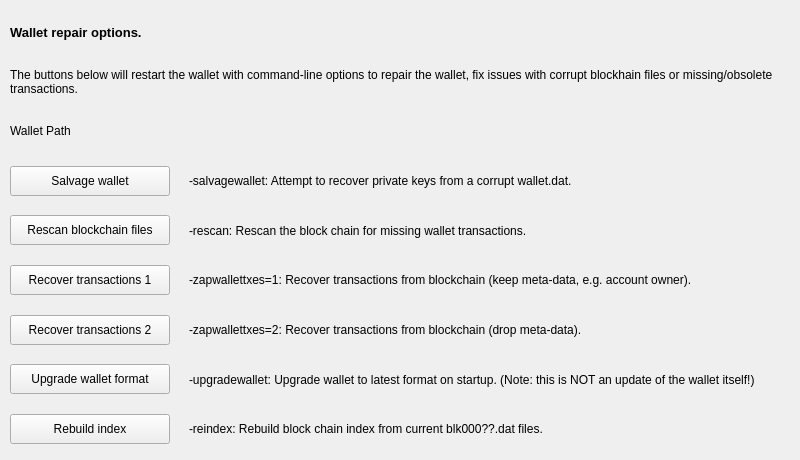
     <widget class="QWidget" name="tab_repair">
      <attribute name="title">
       <string>&amp;Wallet Repair</string>
      </attribute>
      <widget class="QWidget" name="layoutWidget">
       <property name="geometry">
        <rect>
         <x>10</x>
         <y>10</y>
         <width>781</width>
         <height>441</height>
        </rect>
       </property>
       <layout class="QVBoxLayout" name="verticalLayout_6">
        <item>
         <widget class="QLabel" name="label_repair_header">
          <property name="font">
           <font>
            <pointsize>10</pointsize>
            <weight>75</weight>
            <bold>true</bold>
           </font>
          </property>
          <property name="text">
           <string>Wallet repair options.</string>
          </property>
          <property name="wordWrap">
           <bool>true</bool>
          </property>
         </widget>
        </item>
        <item>
         <widget class="QLabel" name="label_repair_helptext">
          <property name="font">
           <font>
            <weight>50</weight>
            <bold>false</bold>
           </font>
          </property>
          <property name="text">
           <string>The buttons below will restart the wallet with command-line options to repair the wallet, fix issues with corrupt blockhain files or missing/obsolete transactions.</string>
          </property>
          <property name="wordWrap">
           <bool>true</bool>
          </property>
         </widget>
        </item>
        <item>
         <widget class="QLabel" name="wallet_path">
          <property name="minimumSize">
           <size>
            <width>1</width>
            <height>0</height>
           </size>
          </property>
          <property name="text">
           <string>Wallet Path</string>
          </property>
         </widget>
        </item>
        <item>
         <layout class="QHBoxLayout" name="horizontalLayout_6">
          <item>
           <widget class="QPushButton" name="btn_salvagewallet">
            <property name="sizePolicy">
             <sizepolicy hsizetype="Preferred" vsizetype="Preferred">
              <horstretch>0</horstretch>
              <verstretch>0</verstretch>
             </sizepolicy>
            </property>
            <property name="minimumSize">
             <size>
              <width>0</width>
              <height>0</height>
             </size>
            </property>
            <property name="maximumSize">
             <size>
              <width>160</width>
              <height>30</height>
             </size>
            </property>
            <property name="styleSheet">
             <string notr="true"/>
            </property>
            <property name="text">
             <string>Salvage wallet</string>
            </property>
           </widget>
          </item>
          <item>
           <widget class="QLabel" name="label_repair_salvage">
            <property name="styleSheet">
             <string notr="true">margin-left: 10px;</string>
            </property>
            <property name="text">
             <string>-salvagewallet: Attempt to recover private keys from a corrupt wallet.dat.</string>
            </property>
            <property name="wordWrap">
             <bool>true</bool>
            </property>
           </widget>
          </item>
         </layout>
        </item>
        <item>
         <layout class="QHBoxLayout" name="horizontalLayout_7">
          <item>
           <widget class="QPushButton" name="btn_rescan">
            <property name="sizePolicy">
             <sizepolicy hsizetype="Preferred" vsizetype="Preferred">
              <horstretch>0</horstretch>
              <verstretch>0</verstretch>
             </sizepolicy>
            </property>
            <property name="minimumSize">
             <size>
              <width>0</width>
              <height>0</height>
             </size>
            </property>
            <property name="maximumSize">
             <size>
              <width>160</width>
              <height>30</height>
             </size>
            </property>
            <property name="text">
             <string>Rescan blockchain files</string>
            </property>
           </widget>
          </item>
          <item>
           <widget class="QLabel" name="label_repair_rescan">
            <property name="styleSheet">
             <string notr="true">margin-left: 10px;</string>
            </property>
            <property name="text">
             <string>-rescan: Rescan the block chain for missing wallet transactions.</string>
            </property>
            <property name="wordWrap">
             <bool>true</bool>
            </property>
           </widget>
          </item>
         </layout>
        </item>
        <item>
         <layout class="QHBoxLayout" name="horizontalLayout_8">
          <item>
           <widget class="QPushButton" name="btn_zapwallettxes1">
            <property name="sizePolicy">
             <sizepolicy hsizetype="Preferred" vsizetype="Preferred">
              <horstretch>0</horstretch>
              <verstretch>0</verstretch>
             </sizepolicy>
            </property>
            <property name="minimumSize">
             <size>
              <width>0</width>
              <height>0</height>
             </size>
            </property>
            <property name="maximumSize">
             <size>
              <width>160</width>
              <height>30</height>
             </size>
            </property>
            <property name="text">
             <string>Recover transactions 1</string>
            </property>
           </widget>
          </item>
          <item>
           <widget class="QLabel" name="label_repair_zap1">
            <property name="styleSheet">
             <string notr="true">margin-left: 10px;</string>
            </property>
            <property name="text">
             <string>-zapwallettxes=1: Recover transactions from blockchain (keep meta-data, e.g. account owner).</string>
            </property>
            <property name="wordWrap">
             <bool>true</bool>
            </property>
           </widget>
          </item>
         </layout>
        </item>
        <item>
         <layout class="QHBoxLayout" name="horizontalLayout_9">
          <item>
           <widget class="QPushButton" name="btn_zapwallettxes2">
            <property name="sizePolicy">
             <sizepolicy hsizetype="Preferred" vsizetype="Preferred">
              <horstretch>0</horstretch>
              <verstretch>0</verstretch>
             </sizepolicy>
            </property>
            <property name="minimumSize">
             <size>
              <width>0</width>
              <height>0</height>
             </size>
            </property>
            <property name="maximumSize">
             <size>
              <width>160</width>
              <height>30</height>
             </size>
            </property>
            <property name="text">
             <string>Recover transactions 2</string>
            </property>
           </widget>
          </item>
          <item>
           <widget class="QLabel" name="label_repair_zap2">
            <property name="styleSheet">
             <string notr="true">margin-left: 10px;</string>
            </property>
            <property name="text">
             <string>-zapwallettxes=2: Recover transactions from blockchain (drop meta-data).</string>
            </property>
            <property name="wordWrap">
             <bool>true</bool>
            </property>
           </widget>
          </item>
         </layout>
        </item>
        <item>
         <layout class="QHBoxLayout" name="horizontalLayout_10">
          <item>
           <widget class="QPushButton" name="btn_upgradewallet">
            <property name="sizePolicy">
             <sizepolicy hsizetype="Preferred" vsizetype="Preferred">
              <horstretch>0</horstretch>
              <verstretch>0</verstretch>
             </sizepolicy>
            </property>
            <property name="minimumSize">
             <size>
              <width>150</width>
              <height>30</height>
             </size>
            </property>
            <property name="maximumSize">
             <size>
              <width>160</width>
              <height>30</height>
             </size>
            </property>
            <property name="text">
             <string>Upgrade wallet format</string>
            </property>
           </widget>
          </item>
          <item>
           <widget class="QLabel" name="label_repair_upgrade">
            <property name="styleSheet">
             <string notr="true">margin-left: 10px;</string>
            </property>
            <property name="text">
             <string>-upgradewallet: Upgrade wallet to latest format on startup. (Note: this is NOT an update of the wallet itself!)</string>
            </property>
            <property name="wordWrap">
             <bool>true</bool>
            </property>
           </widget>
          </item>
         </layout>
        </item>
        <item>
         <layout class="QHBoxLayout" name="horizontalLayout_11">
          <item>
           <widget class="QPushButton" name="btn_reindex">
            <property name="sizePolicy">
             <sizepolicy hsizetype="Preferred" vsizetype="Preferred">
              <horstretch>0</horstretch>
              <verstretch>0</verstretch>
             </sizepolicy>
            </property>
            <property name="maximumSize">
             <size>
              <width>160</width>
              <height>30</height>
             </size>
            </property>
            <property name="text">
             <string>Rebuild index</string>
            </property>
           </widget>
          </item>
          <item>
           <widget class="QLabel" name="label_repair_reindex">
            <property name="styleSheet">
             <string notr="true">margin-left: 10px;</string>
            </property>
            <property name="text">
             <string>-reindex: Rebuild block chain index from current blk000??.dat files.</string>
            </property>
            <property name="wordWrap">
             <bool>true</bool>
            </property>
           </widget>
          </item>
         </layout>
        </item>
       </layout>
      </widget>
     </widget>
